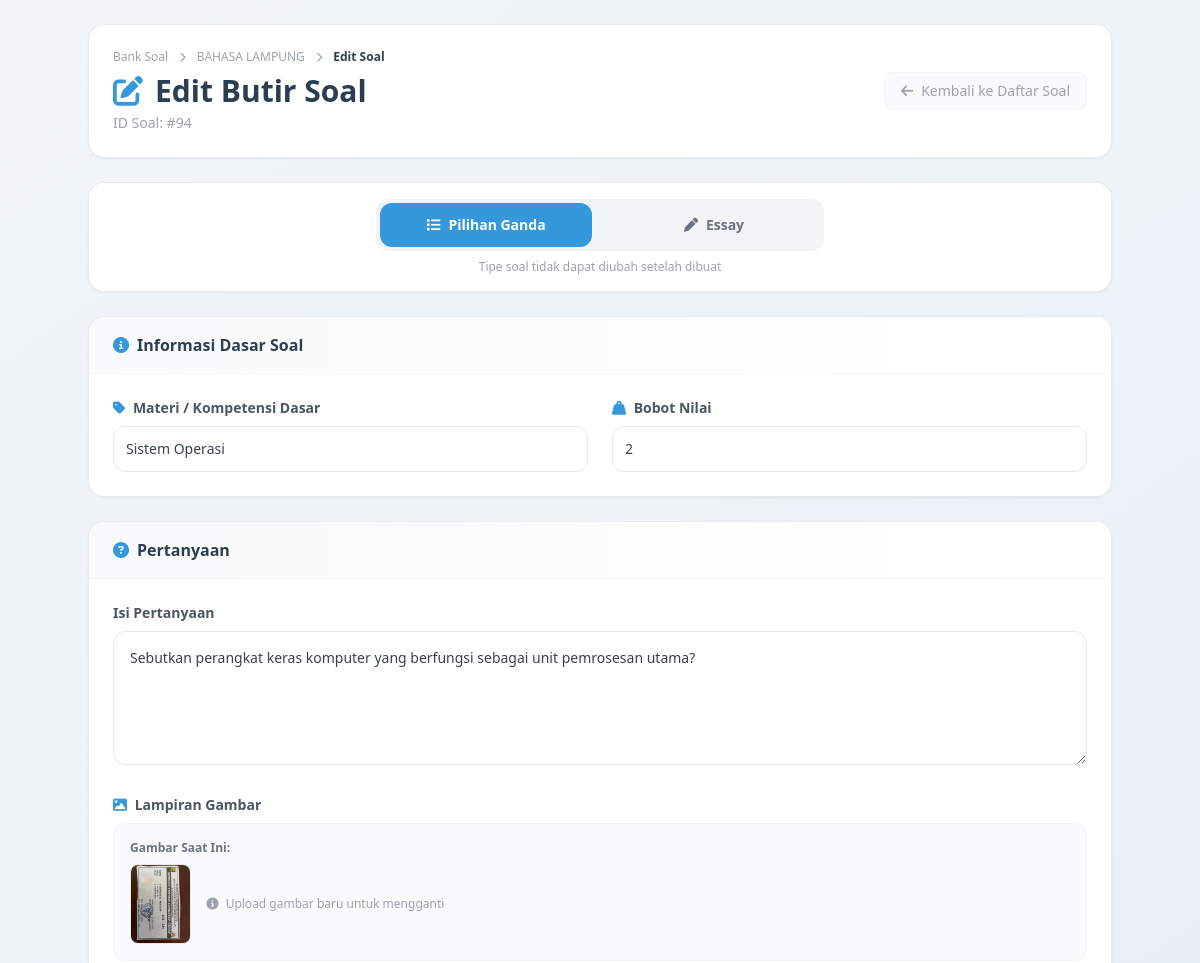
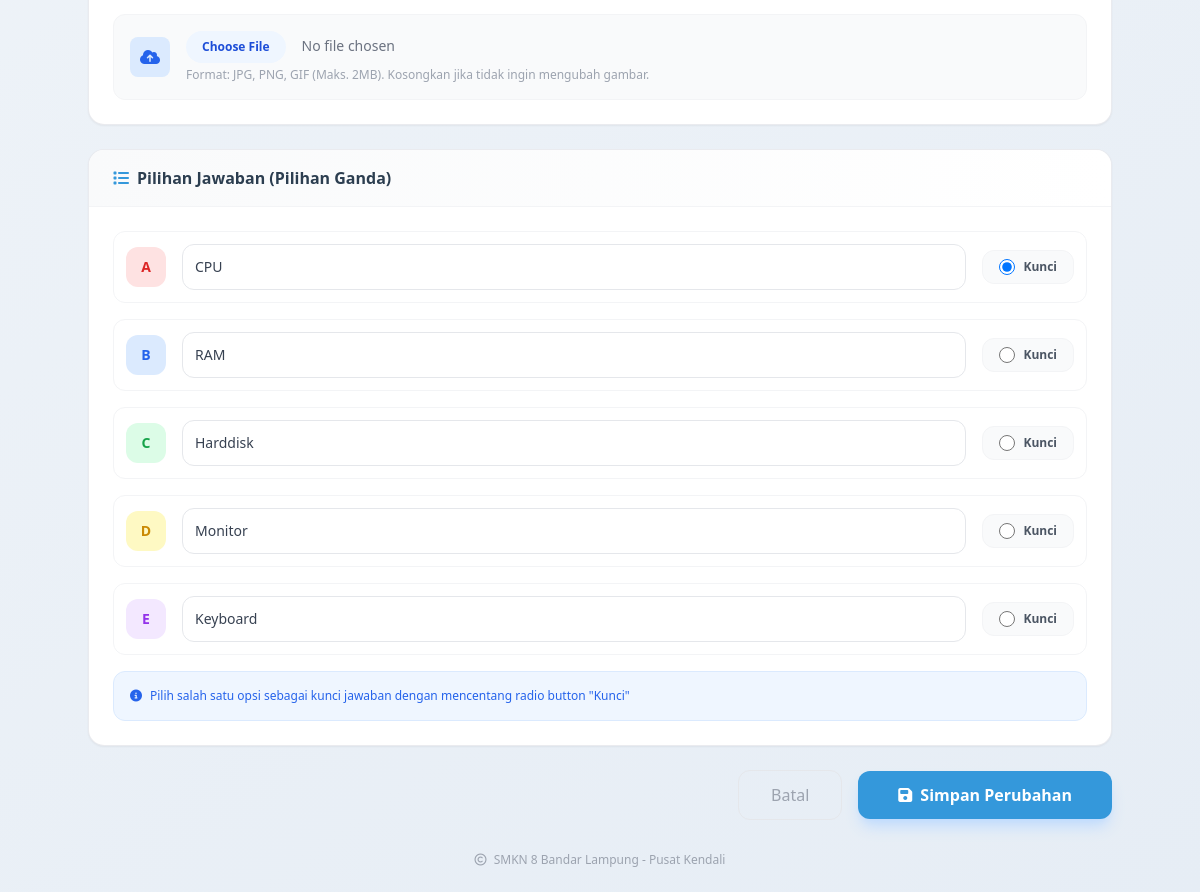
Page /cbt_sekolah/pages/admin/soal_edit.php?id=94 (signed in) on the committed database (2 pictures, top to bottom).
### tables this page shows
CREATE TABLE `tb_mapel` (
  `id_mapel` int(11) NOT NULL,
  `kode_mapel` varchar(20) DEFAULT NULL,
  `nama_mapel` varchar(100) NOT NULL
);

CREATE TABLE `tb_soal` (
  `id_soal` int(11) NOT NULL,
  `id_ujian` int(11) DEFAULT NULL,
  `id_mapel` int(11) DEFAULT NULL,
  `jenis_soal` enum('1','2') NOT NULL,
  `nilai` int(11) DEFAULT 0,
  `materi` varchar(100) DEFAULT NULL,
  `pertanyaan` text NOT NULL,
  `gambar` varchar(255) DEFAULT NULL,
  `opsi_a` text DEFAULT NULL,
  `opsi_b` text DEFAULT NULL,
  `opsi_c` text DEFAULT NULL,
  `opsi_d` text DEFAULT NULL,
  `opsi_e` text DEFAULT NULL,
  `kunci_jawaban` varchar(5) DEFAULT NULL,
  `bobot` int(11) DEFAULT 1
);

### cbt_sekolah/pages/admin/soal_edit.php (the view, shortened to what this page needs)
<?php
require_once '../../config/koneksi.php';
$id_soal = $_GET['id'];
$stmt = $pdo->prepare("SELECT * FROM tb_soal WHERE id_soal = ?");
$stmt->execute([$id_soal]);
$s = $stmt->fetch();
$id_mapel = $s['id_mapel'];
$m = $pdo->prepare("SELECT nama_mapel FROM tb_mapel WHERE id_mapel = ?");
$m->execute([$id_mapel]);
$mapel = $m->fetch();
?>
<!DOCTYPE html>
<html lang="id">
<head>
    <script src="https://cdn.tailwindcss.com"></script>
    <link rel="stylesheet" href="https://cdnjs.cloudflare.com/ajax/libs/font-awesome/6.4.0/css/all.min.css">
</head>
<body class="font-sans text-gray-700 p-6">
    <div class="max-w-5xl mx-auto">
        <div class="bg-white rounded-2xl shadow-sm border border-gray-200/80 p-6 mb-6 card-hover">
            <div class="flex flex-col md:flex-row md:items-center justify-between gap-4">
                <div>
                    <nav class="text-xs text-gray-400 mb-2">
                        <a href="data_soal.php" class="hover:text-[#2C3E50] transition">Bank Soal</a>
                        <i class="fas fa-chevron-right mx-2 text-[10px]"></i>
                        <a href="soal_list.php?id_mapel=<?= $id_mapel ?>" class="hover:text-[#2C3E50] transition"><?= htmlspecialchars($mapel['nama_mapel']) ?></a>
                        <i class="fas fa-chevron-right mx-2 text-[10px]"></i>
                        <span class="text-[#2C3E50] font-semibold">Edit Soal</span>
                    </nav>
                    <h1 class="text-3xl font-bold text-[#2C3E50] flex items-center gap-3">
                        <i class="fas fa-edit text-[#3498DB]"></i>
                        Edit Butir Soal
                    </h1>
                    <p class="text-sm text-gray-400 mt-1">ID Soal: #<?= $id_soal ?></p>
                </div>
                <a href="soal_list.php?id_mapel=<?= $id_mapel ?>"
                   class="text-gray-400 hover:text-[#2C3E50] font-medium text-sm flex items-center gap-2 bg-gray-50 px-4 py-2 rounded-lg border border-gray-100">
                    <i class="fas fa-arrow-left"></i> Kembali ke Daftar Soal
                </a>
            </div>
        </div>
        <form action="../../proses/soal_proses.php" method="POST" enctype="multipart/form-data" id="formSoal">
            <div class="bg-white rounded-2xl border border-gray-200/80 overflow-hidden shadow-sm mb-6 card-hover">
                <div class="p-4">
                    <div class="flex items-center gap-4 p-1 bg-gray-100 rounded-xl max-w-md mx-auto">
                        <button type="button" id="tabPG" onclick="pilihTipe('pg')"
                                class="<?= $s['jenis_soal'] == '1' ? 'tab-active' : 'text-gray-500 hover:text-gray-700' ?> flex-1 py-3 px-4 rounded-xl font-semibold text-sm transition-all duration-200 flex items-center justify-center gap-2">
                            <i class="fas fa-list"></i> Pilihan Ganda
                        </button>
                        <button type="button" id="tabEssay" onclick="pilihTipe('essay')"
                                class="<?= $s['jenis_soal'] == '0' ? 'tab-active' : 'text-gray-500 hover:text-gray-700' ?> flex-1 py-3 px-4 rounded-xl font-semibold text-sm transition-all duration-200 flex items-center justify-center gap-2">
                            <i class="fas fa-pen"></i> Essay
                        </button>
                    </div>
                    <p class="text-xs text-center text-gray-400 mt-2">Tipe soal tidak dapat diubah setelah dibuat</p>
                </div>
            </div>
            <div class="bg-white rounded-2xl border border-gray-200/80 overflow-hidden shadow-sm mb-6 card-hover">
                <div class="border-b border-gray-100 bg-gradient-to-r from-gray-50 to-white px-6 py-4">
                    <h2 class="font-bold text-[#2C3E50] flex items-center gap-2">
                        <i class="fas fa-info-circle text-[#3498DB]"></i>
                        Informasi Dasar Soal
                    </h2>
                </div>
                <div class="p-6">
                    <div class="grid grid-cols-1 md:grid-cols-2 gap-6">
                        <div>
                            <label class="block text-sm font-semibold text-gray-600 mb-2">
                                <i class="fas fa-tag text-[#3498DB] mr-1"></i> Materi / Kompetensi Dasar
                            </label>
                            <input type="text" name="materi"
                                   value="<?= htmlspecialchars($s['materi']) ?>"
                                   placeholder="Contoh: Teks Prosedur, Persamaan Kuadrat, dll"
                                   class="w-full border border-gray-200 p-3 rounded-xl outline-none input-focus text-sm"
                                   required>
                        </div>
                        <div>
                            <label class="block text-sm font-semibold text-gray-600 mb-2">
                                <i class="fas fa-weight-hanging text-[#3498DB] mr-1"></i> Bobot Nilai
                            </label>
                            <input type="number" name="bobot" value="<?= $s['bobot'] ?>" min="1" max="100"
                                   class="w-full border border-gray-200 p-3 rounded-xl outline-none input-focus text-sm"
                                   required>
                        </div>
                    </div>
                </div>
            </div>
            <div class="bg-white rounded-2xl border border-gray-200/80 overflow-hidden shadow-sm mb-6 card-hover">
                <div class="border-b border-gray-100 bg-gradient-to-r from-gray-50 to-white px-6 py-4">
                    <h2 class="font-bold text-[#2C3E50] flex items-center gap-2">
                        <i class="fas fa-question-circle text-[#3498DB]"></i>
                        Pertanyaan
                    </h2>
                </div>
                <div class="p-6">
                    <div class="mb-6">
                        <label class="block text-sm font-semibold text-gray-600 mb-2">Isi Pertanyaan</label>
                        <textarea name="pertanyaan" rows="5"
                                  class="w-full border border-gray-200 p-4 rounded-xl outline-none input-focus text-sm"
                                  required><?= htmlspecialchars($s['pertanyaan']) ?></textarea>
                    </div>
                    <div>
                        <label class="block text-sm font-semibold text-gray-600 mb-2">
                            <i class="fas fa-image text-[#3498DB] mr-1"></i> Lampiran Gambar
                        </label>
                        <?php if ($s['gambar']): ?>
                        <div class="mb-4 p-4 bg-gray-50 rounded-xl border border-gray-100">
                            <p class="text-xs font-semibold text-gray-500 mb-2">Gambar Saat Ini:</p>
                            <div class="flex items-center gap-4">
                                <img src="../../assets/img/soal/<?= $s['gambar'] ?>" class="h-20 w-auto rounded-lg border border-gray-200">
                                <div class="text-xs text-gray-400">
                                    <i class="fas fa-info-circle mr-1"></i>
                                    Upload gambar baru untuk mengganti
                                </div>
                            </div>
                        </div>
                        <?php endif; ?>
                        <div class="flex items-center gap-4 p-4 bg-gray-50 rounded-xl border border-gray-100">
                            <div class="w-10 h-10 rounded-lg bg-blue-100 flex items-center justify-center text-blue-600">
                                <i class="fas fa-cloud-upload-alt"></i>
                            </div>
                            <div class="flex-1">
                                <input type="file" name="gambar" accept="image/*"
                                       class="text-sm text-gray-500 file:mr-4 file:py-2 file:px-4 file:rounded-full file:border-0 file:text-xs file:font-semibold file:bg-blue-50 file:text-blue-700 hover:file:bg-blue-100">
                                <p class="text-xs text-gray-400 mt-1">Format: JPG, PNG, GIF (Maks. 2MB). Kosongkan jika tidak ingin mengubah gambar.</p>
                            </div>
                        </div>
                    </div>
                </div>
            </div>
            <div id="pgSection" class="bg-white rounded-2xl border border-gray-200/80 overflow-hidden shadow-sm mb-6 card-hover <?= $s['jenis_soal'] == '1' ? '' : 'hidden' ?>">
                <div class="border-b border-gray-100 bg-gradient-to-r from-gray-50 to-white px-6 py-4">
                    <h2 class="font-bold text-[#2C3E50] flex items-center gap-2">
                        <i class="fas fa-list text-[#3498DB]"></i>
                        Pilihan Jawaban (Pilihan Ganda)
                    </h2>
                </div>
                <div class="p-6">
                    <div class="space-y-4">
                        <?php
                        $opsiHuruf = ['A', 'B', 'C', 'D', 'E'];
                        $warnaOpsi = ['bg-red-100 text-red-600', 'bg-blue-100 text-blue-600', 'bg-green-100 text-green-600', 'bg-yellow-100 text-yellow-600', 'bg-purple-100 text-purple-600'];
                        foreach ($opsiHuruf as $index => $huruf):
                            $fieldName = 'opsi_' . strtolower($huruf);
                            $nilaiOpsi = $s[$fieldName] ?? '';
                        ?>
                        <div class="flex items-center gap-4 p-3 rounded-xl border border-gray-100 hover:border-gray-200 transition">
                            <div class="w-10 h-10 rounded-xl <?= $warnaOpsi[$index] ?> flex items-center justify-center font-bold text-sm flex-shrink-0">
                                <?= $huruf ?>
                            </div>
                            <div class="flex-1">
                                <input type="text"
                                       name="opsi_<?= strtolower($huruf) ?>"
                                       value="<?= htmlspecialchars($nilaiOpsi) ?>"
                                       class="w-full border border-gray-200 p-3 rounded-xl outline-none input-focus text-sm pg-field"
                                       placeholder="Isi pilihan <?= $huruf ?>"
                                       <?= $s['jenis_soal'] == '1' ? 'required' : '' ?>
                                       <?= $s['jenis_soal'] == '0' ? 'disabled' : '' ?>>
                            </div>
                            <label class="flex items-center gap-2 cursor-pointer bg-gray-50 px-4 py-2 rounded-xl border border-gray-100 hover:bg-gray-100 transition flex-shrink-0">
                                <input type="radio" name="kunci_jawaban" value="<?= strtolower($huruf) ?>"
                                       class="w-4 h-4 text-[#3498DB] pg-radio"
                                       <?= $s['kunci_jawaban'] == strtolower($huruf) ? 'checked' : '' ?>
                                       <?= $s['jenis_soal'] == '1' ? 'required' : '' ?>
                                       <?= $s['jenis_soal'] == '0' ? 'disabled' : '' ?>>
                                <span class="text-xs font-semibold text-gray-600">Kunci</span>
                            </label>
                        </div>
                        <?php endforeach; ?>
                    </div>
                    <div class="mt-4 p-4 bg-blue-50 rounded-xl border border-blue-100">
                        <p class="text-xs text-blue-600 flex items-center gap-2">
                            <i class="fas fa-info-circle"></i>
                            Pilih salah satu opsi sebagai kunci jawaban dengan mencentang radio button "Kunci"
                        </p>
                    </div>
                </div>
            </div>
            <div class="flex items-center justify-end gap-4">
                <a href="soal_list.php?id_mapel=<?= $id_mapel ?>"
                   class="px-8 py-3 text-gray-400 font-medium hover:text-gray-600 transition rounded-xl border border-gray-200 hover:border-gray-300">
                    Batal
                </a>
                <button type="submit" name="edit_soal_manual"
                        class="bg-[#3498DB] hover:bg-[#2980B9] text-white px-10 py-3 rounded-xl font-semibold transition-all duration-200 shadow-lg shadow-blue-200 flex items-center gap-2">
                    <i class="fas fa-save"></i>
                    Simpan Perubahan
                </button>
            </div>
        </form>
        <div class="text-center mt-8">
            <p class="text-xs text-gray-400">
                <i class="far fa-copyright mr-1"></i> SMKN 8 Bandar Lampung - Pusat Kendali
            </p>
        </div>
    </div>
</body>
</html>

### cbt_sekolah/pages/admin/soal_edit.php (style rules this page uses)
body { background: linear-gradient(145deg, #f1f5f9 0%, #e6edf5 100%); }
.card-hover { transition: all 0.2s ease; }
.input-focus { transition: all 0.2s ease; }
.tab-active { background-color: #3498DB; color: white; }

### rows in the picture
tb_mapel: nama_mapel "BAHASA LAMPUNG"
tb_soal: materi "Sistem Operasi", bobot "2", pertanyaan "Sebutkan perangkat keras komputer yang berfungsi sebagai unit pemrosesan utama?", gambar (picture), opsi_a "CPU", jenis_soal "☑ Kunci", opsi_b "RAM", jenis_soal "☐ Kunci", opsi_c "Harddisk", opsi_d "Monitor", opsi_e "Keyboard"

### other values in the picture
$id_soal "94"
$huruf "A"
$huruf "B"
$huruf "C"
$huruf "D"
$huruf "E"
